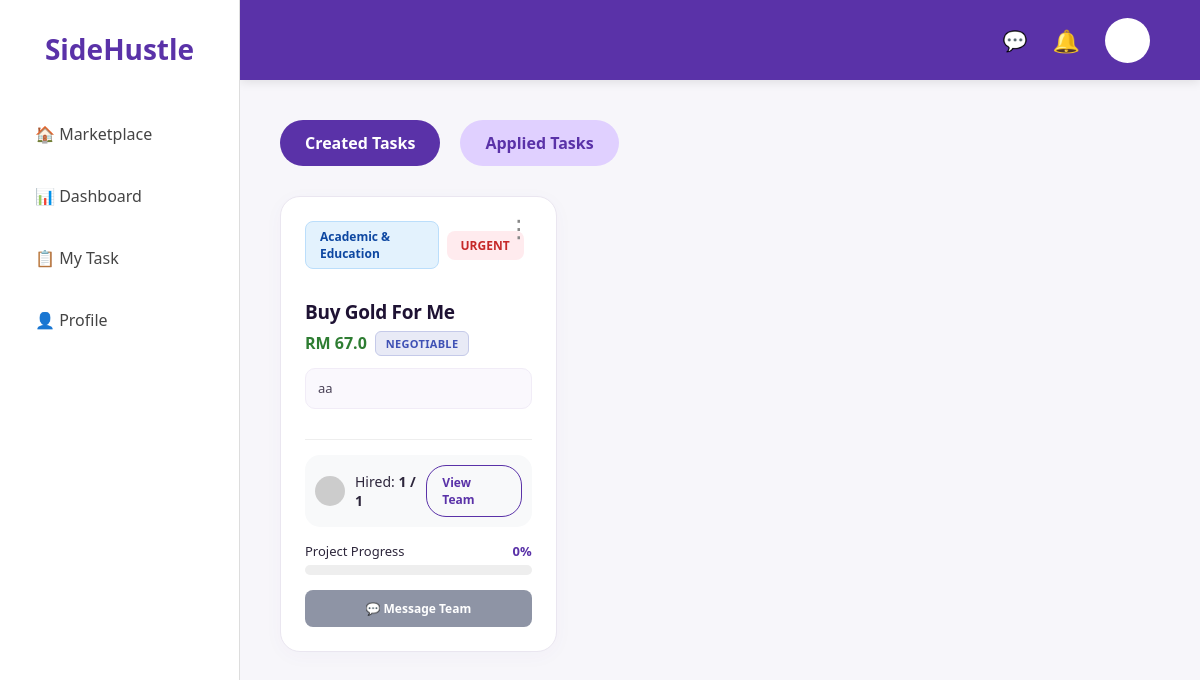
/my_task (signed in), run on the app's committed database.
### app.py (models this page shows, shortened)
class Task(db.Model):
    id = db.Column(db.Integer, primary_key=True)
    title = db.Column(db.String(100), nullable=False)
    price = db.Column(db.Float, nullable=False)
    description = db.Column(db.Text, nullable=False)
    category = db.Column(db.String(50), nullable=False)
    status = db.Column(db.String(20), default='Available')
    user = db.Column(db.String(50))
    tasker = db.Column(db.String(50))
    deadline = db.Column(db.String(50))
    capacity = db.Column(db.Integer, default=1)
    progress = db.Column(db.Integer, default=0)
    urgent = db.Column(db.Boolean, default=False)
    is_negotiable = db.Column(db.Boolean, default=False)
    def get_unread_count(self, current_username):
        messages = Message.query.filter_by(task_id=self.id).filter(
            Message.sender != current_username
        ).all()
        count = 0
        for msg in messages:
            already_read = MessageRead.query.filter_by(
                message_id=msg.id, username=current_username
            ).first()
            if not already_read:
                count += 1
        return count
    def get_hired_count(self):
        return Application.query.filter_by(task_id=self.id, status='Hired').count()

### app.py (the view)
@app.route('/my_task')
def my_task():
    cleanup_expired_tasks()
    if 'user_id' not in session:
        return redirect(url_for('login'))
    current_user = User.query.get(session['user_id'])
    if not current_user:
        session.clear()
        return redirect(url_for('login'))
    view = request.args.get('view', 'created')
    created_tasks = Task.query.filter_by(user=current_user.username).all()
    first_unrated = {}
    for task in created_tasks:
        if task.progress == 100:
            hired_apps = Application.query.filter_by(task_id=task.id, status='Hired').all()
            rated_list = [r.target_username for r in Rating.query.filter_by(
                task_id=task.id, reviewer_username=current_user.username).all()]
            for app in hired_apps:
                if app.applicant_username not in rated_list:
                    first_unrated[task.id] = app.applicant_username
                    break
    my_applications = Application.query.filter_by(applicant_username=current_user.username).all()
    applied_tasks = []
    for app in my_applications:
        task = Task.query.get(app.task_id)
        print(f"DEBUG: app status={app.status}, task={task.title if task else 'NONE'}, task_id={app.task_id}")
        applied_tasks.append({'app': app, 'task': task})
    print(f"DEBUG FINAL: view={view}, applied_tasks count={len(applied_tasks)}")
    return render_template('my_task.html',
        created=created_tasks, applied=applied_tasks,
        view=view, user=current_user,
        Task=Task, Rating=Rating, first_unrated=first_unrated)

### app.py (called while the page is built, shortened)
@app.context_processor
def inject_notifications():
    if 'user_id' in session:
        current_user = User.query.get(session['user_id'])
        if current_user:
            user_notifications = Notification.query.filter_by(
                user_id=current_user.id
            ).order_by(Notification.id.desc()).limit(5).all()
            return dict(notifications=user_notifications)
        else:
            session.pop('user_id', None)
    return dict(notifications=[])

def cleanup_expired_tasks():
    today = datetime.now().strftime('%Y-%m-%d')
    expired_tasks = Task.query.filter(
        Task.deadline != "",
        Task.deadline < today,
        Task.status == 'Available'
    ).all()
    db.session.commit()

@app.context_processor
def inject_notifications():
    if 'user_id' in session:
        current_user = User.query.get(session['user_id'])
        if current_user:
            user_notifications = Notification.query.filter_by(user_id=current_user.id).order_by(Notification.id.desc()).limit(5).all()
            return dict(notifications=user_notifications)
        else:
            session.pop('user_id', None)
    return dict(notifications=[])

    def count_total_unread(self, role='all'):
        if role == 'created':
            tasks = Task.query.filter_by(user=self.username).all()
        elif role == 'applied':
            hired_apps = Application.query.filter_by(
                applicant_username=self.username, status='Hired'
            ).all()
            task_ids = [a.task_id for a in hired_apps]
            tasks = Task.query.filter(Task.id.in_(task_ids)).all()
        total = 0
        for task in tasks:
            total += task.get_unread_count(self.username)
        return total

### templates/my_task.html (shortened to what this page needs)
{% extends "base.html" %}
{% block content %}
<div class="task-tabs">
    <a href="{{ url_for('my_task', view='created') }}"
       class="tab-btn {% if view == 'created' %}active{% endif %}" style="position: relative;">
        Created Tasks
    </a>
    <a href="{{ url_for('my_task', view='applied') }}"
       class="tab-btn {% if view == 'applied' %}active{% endif %}" style="position: relative;">
        Applied Tasks
    </a>
</div>
<div class="task-grid">
    {% if view == 'created' %}
        {% for task in created %}
        <div class="card" style="position: relative;">
            <div class="card-options">
                <button class="options-trigger" onclick="toggleMenu(event, '{{ task.id }}')">⋮</button>
            </div>
            <div class="card-header">
                <span class="tag
                    {% if task.category == 'Moving & Lifting' %}tag-moving
                    {% elif task.category == 'Food & Delivery' %}tag-food
                    {% elif task.category == 'Academic & Education' %}tag-academic
                    {% elif task.category == 'Creative & Digital' %}tag-creative
                    {% elif task.category == 'Technical & IT' %}tag-technical
                    {% elif task.category == 'Others' %}tag-others
                    {% endif %}">
                    {{ task.category }}
                </span>
                {% if task.urgent %}<span class="tag urgent-tag">URGENT</span>{% endif %}
            </div>
            <div class="card-body" style="margin: 15px 0;">
                <h3 style="margin: 0;">{{ task.title }}</h3>
                <div style="display: flex; align-items: center; gap: 8px; margin-top: 5px; margin-bottom: 12px;">
                    <p style="color: #2e7d32; font-weight: bold; margin: 0;">
                        RM {{ task.price if task.price is not none else '0' }}
                    </p>
                    {% if task.is_negotiable %}
                        <span class="tag-negotiable">Negotiable</span>
                    {% endif %}
                </div>
                <p style="font-size: 13px; color: #4a4257; line-height: 1.5; background-color: #faf8fd; padding: 10px 12px; border-radius: 10px; border: 1px solid #f1ecf7; margin-bottom: 15px;">
                    {{ task.description }}
                </p>
            </div>
            <div class="card-footer" style="margin-top: auto; border-top: 1px solid #eee; padding-top: 15px;">
                {% if task.get_hired_count() == 0 %}
                    <div style="display: flex; justify-content: space-between; align-items: center; width: 100%;">
                        <div style="display: flex; align-items: center; gap: 5px;">
                            <span>👥</span>
                            <strong>{{ task.get_applicant_count() }}</strong> applicants
                        </div>
                        <a href="{{ url_for('view_applicants', task_id=task.id) }}" class="btn-outline">Review Applicants →</a>
                    </div>
                {% else %}
                    <div class="full-width">
                        <div class="hired-info-box">
                            <div class="user-meta">
                                <div class="mini-profile"></div>
                                <span>Hired: <strong>{{ task.get_hired_count() }} / {{ task.capacity }}</strong></span>
                            </div>
                            <a href="{{ url_for('view_applicants', task_id=task.id) }}" class="btn-outline">View Team</a>
                        </div>
                        {% if task.get_hired_count() < task.capacity %}
                            <p class="status-text" style="color: #ef6c00;">Waiting for {{ task.capacity - task.get_hired_count() }} more helper(s)...</p>
                        {% else %}
                            <div class="progress-header" style="margin-top: 10px;">
                                <span>Project Progress</span>
                                <span class="progress-percent">{{ task.progress }}%</span>
                            </div>
                            <div class="progress-bar">
                            </div>
                            <div class="btn-flex-container" style="margin-top: 15px;">
                                <a href="{{ url_for('chat' if task.capacity == 1 else 'group_chat', task_id=task.id) }}" class="btn-msg-half">
                                    💬 Message Team
                                    {% set unread = task.get_unread_count(user.username) %}
                                </a>
                            </div>
                        {% endif %}
                    </div>
                {% endif %}
            </div>
        </div>
        {% endfor %}
    {% endif %}
</div>
{% endblock %}

### static/style.css (style rules this page uses)
* { box-sizing: border-box; margin: 0; padding: 0; }
body { font-family: 'Segoe UI', Roboto, Helvetica, Arial, sans-serif; background-color: #f7f6fa; color: #2d263b; overflow-x: hidden; }
.task-grid { display: grid; grid-template-columns: repeat(3, 1fr); gap: 25px; margin-top: 20px; width: 100%; max-width: 1100px; }
.card { background: #ffffff; border-radius: 20px; padding: 24px; border: 1px solid #eae6f0; box-shadow: 0 4px 20px rgba(90, 50, 168, 0.03); display: flex; flex-direction: column; justify-content: space-between; min-height: 320px; transition: all 0.3s cubic-bezier(0.25, 0.8, 0.25, 1); }
.card h3 { font-family: system-ui, -apple-system, BlinkMacSystemFont, 'SF Pro Display', 'Segoe UI', Roboto, sans-serif !important; font-size: 19px !important; font-weight: 600 !important; color: #1e1233 !important; line-height: 1.4 !important; letter-spacing: -0.3px !important; text-transform: capitalize; }
.tag { display: inline-block; padding: 6px 14px; border-radius: 8px; font-size: 12px; font-weight: 600; background: #f1ecf7; color: #5a32a8; margin-right: 8px; }
.tag-negotiable { background-color: #e8eaf6 !important; color: #3f51b5 !important; border: 1px solid #c5cae9; font-size: 11px; padding: 4px 10px; border-radius: 6px; text-transform: uppercase; letter-spacing: 0.3px; display: inline-flex; align-items: center; font-weight: 700; }
.tag-academic { background-color: #e3f2fd !important; color: #0d47a1 !important; border: 1px solid #bbdefb; }
.urgent-tag { background: #ffebee; color: #c62828; }
.btn-outline { text-decoration: none; padding: 8px 15px; border: 1.5px solid #5a32a8; color: #5a32a8; border-radius: 20px; font-size: 12px; font-weight: bold; }
.btn-msg-half { flex: 1; text-align: center; background-color: #8e94a5; color: white; font-size: 12px; padding: 10px; border-radius: 8px; text-decoration: none; font-weight: bold; position: relative; }
.task-tabs { display: flex; gap: 20px; margin-bottom: 30px; }
.tab-btn { text-decoration: none; padding: 12px 25px; border-radius: 30px; background: #e0d0ff; color: #5a32a8; font-weight: bold; transition: 0.3s; }
.tab-btn.active { background: #5a32a8; color: white; }
.card-header { display: flex; justify-content: space-between; align-items: center; margin-bottom: 15px; }
.card-footer { display: flex; justify-content: space-between; align-items: center; margin-top: auto; font-size: 14px; position: relative; }
.progress-bar { width: 100%; height: 10px; background: #eee; border-radius: 10px; overflow: hidden; }
.progress-header { display: flex; justify-content: space-between; margin-bottom: 5px; font-size: 13px; }
.progress-percent { color: #5a32a8; font-weight: bold; }
.mini-profile { width: 30px; height: 30px; background: #ccc; border-radius: 50%; flex-shrink: 0; }
.hired-info-box { display: flex; align-items: center; justify-content: space-between; margin-bottom: 15px; background: #f8f9fa; padding: 10px; border-radius: 15px; }
.user-meta { display: flex; align-items: center; gap: 10px; font-size: 14px; }
.full-width { width: 100%; }
.btn-flex-container { display: flex; gap: 10px; width: 100%; }
.card-options { position: absolute; top: 15px; right: 15px; z-index: 100; }
.options-trigger { background: none; border: none; font-size: 24px; color: #888; cursor: pointer; padding: 5px 10px; border-radius: 50%; transition: background 0.3s; line-height: 1; }

### templates/my_task.html (style rules this page uses)
.card-footer { position: relative; }
.btn-flex-container { display: flex; gap: 10px; width: 100%; }
.btn-msg-half { flex: 1; text-align: center; background-color: #8e94a5; color: white; font-size: 12px; padding: 10px; border-radius: 8px; text-decoration: none; font-weight: bold; position: relative; }

### data on the page
Task: category "Academic & Education", urgent "URGENT", title "Buy Gold For Me", price "67.0", is_negotiable "NEGOTIABLE", description "aa", get_hired_count "1", capacity "1", progress "0"
